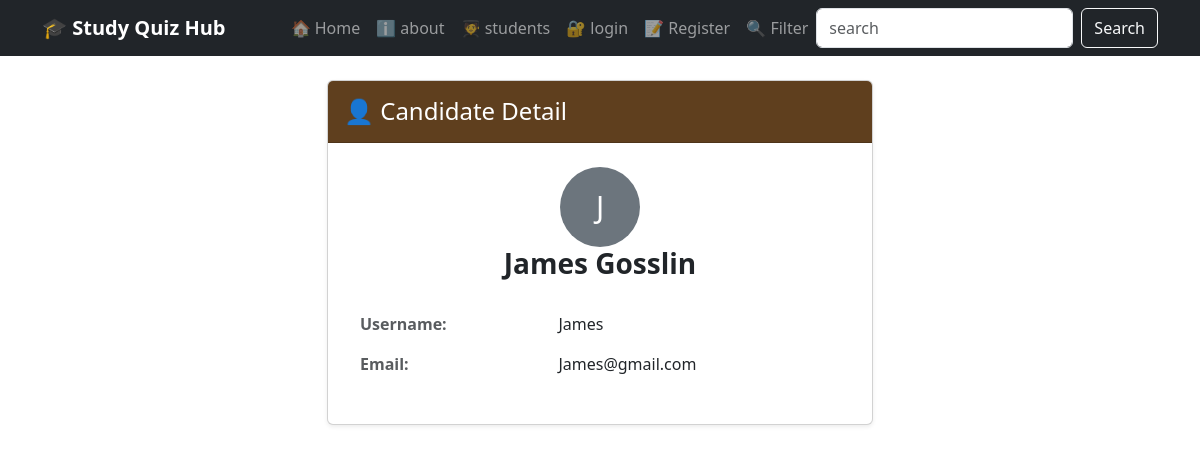
The page /view_student/4 on the database its author committed.
### tables this page shows
CREATE TABLE SCORE (
            Sr_no INTEGER PRIMARY KEY AUTOINCREMENT,
            Student_name TEXT NOT NULL,
            Username TEXT NOT NULL,
            Email TEXT NOT NULL,
            Password TEXT NOT NULL,
            subject TEXT NOT NULL   
        );

### app1.py (the view)
@app.route('/view_student/<int:Sr_no>')
def view_student(Sr_no):
    conn = get_db()
    student = conn.execute(
        "SELECT * FROM SCORE WHERE Sr_no=?",
        (Sr_no,)
    ).fetchone()
    conn.close()
    return render_template('view_student.html', students=student)

### Database.py (called while the page is built)
def get_db():
    conn = sqlite3.connect('myproject.db')
    conn.row_factory = sqlite3.Row
    return conn

### templates/view_student.html (shortened to what this page needs)
{% extends 'base.html' %}
{% block content %}
<div class="row justify-content-center">
    <div class="col-md-6">
        <div class="card shadow-sm mb-4">
            <div class="card-header py-3"
                 style="background-color: #5f3f1e;">
                <h4 class="mb-0 text-white">
                    👤 Candidate Detail
                </h4>
            </div>
            <div class="card-body p-4">
                 <div class="text-center mb-4">
                    <div class="avatar rounded-circle bg-secondary text-white
                                d-inline-flex align-items-center justify-content-center"
                         style="width: 80px; height: 80px; font-size: 30px;">
                        {{ students['Student_name'][0]|upper }}
                    </div>
                    <h3 class="fw-bold">{{ students['Student_name'] }} </h3>
                </div>
                 <table class="table table-borderless">
                    <tr>
                        <th class="text-muted fw-bold">Username:</th>
                        <td>{{ students['username'] }}</td>
                    </tr>
                    <tr>
                        <td class="text-muted fw-bold">Email:</td>
                        <td>{{ students['email'] }}</td>
                    </tr>
                    </table>
            </div>
        </div>
    </div>
</div>
{% endblock %}

### rows shown on the page
SCORE: Student_name "J", Student_name "James Gosslin", username "James", email "James@gmail.com"
